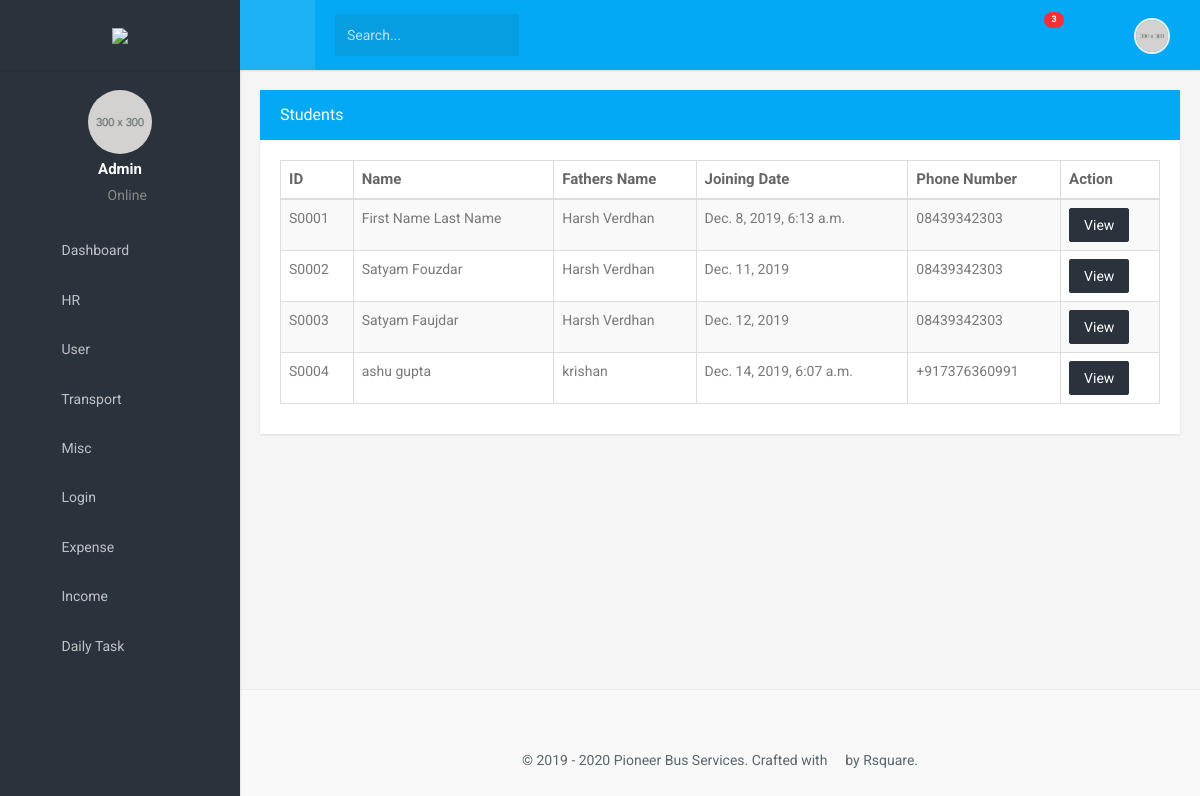
/viewstudent/ (signed in), run on the app's committed database.
### website/models.py (models this page shows, shortened)
class Student(models.Model):
    user = models.OneToOneField(PBSUser, on_delete=models.CASCADE, null=True, blank=True)
    first_name = models.CharField(max_length=55)
    last_name = models.CharField(max_length=55)
    id = models.AutoField(primary_key=True)
    school_name = models.ForeignKey(School, on_delete=models.CASCADE, default=1)
    class_name = models.CharField(max_length=100)
    section_name = models.CharField(max_length=100)
    date_of_birth = models.DateField()
    fathers_name = models.CharField(max_length=100)
    phone_regex = RegexValidator(regex=r'^\+?1?\d{9,15}$',
                                 message="Phone number must be entered in the format: '+999999999'. Up to 15 digits allowed.")
    phone_number = models.CharField(validators=[phone_regex], max_length=17, )  # validators should be a list
    alternate_phone_number = models.CharField(validators=[phone_regex], max_length=17, blank=True)
    address = models.CharField(max_length=120)
    image = models.ImageField(upload_to='documents', blank=True)
    route_no = models.ForeignKey(Route, on_delete=models.CASCADE, )
    blood_group = models.CharField(max_length=3, null=True)
    added = models.DateField(auto_now_add=True)
    fee_per_month = models.IntegerField(validators=[
            MinValueValidator(0)
        ])
    security_deposit = models.IntegerField(blank=True, validators=[
            MinValueValidator(0)
        ])
    def get_student_id(self):
        return str(self.id).zfill(4)

class PBSUser(AbstractUser):
   role = models.CharField(choices=roles, max_length=120)
   picture = models.ImageField(upload_to='profiles', blank=True, null=True,)

### website/views.py (the view)
# urls.py: path('viewstudent/', views.view_student, name='viewstudent'),
@login_required
def view_student(request):
    try:
        students = Student.objects.all()
    except Student.DoesNotExist:
        raise Http404("No Student Model exists")
    return render(request, 'view_student.html', {'students': students})

### templates/view_student.html
{% extends 'dashboardlayout.html' %}
{% load static %}
{% load bootstrap3 %}
{% block content %}
    <div class="row">
                            <div class="col-md-12">
                                <div class="panel panel-primary">
                                    <div class="panel-heading">
                                        <div class="row">
                                            <div class="col-md-10">
                                                <h3 class="panel-title">Students</h3>
                                            </div>
                                            <div class="col-md-2">
                                                <a class="headerlinks" href="{% url 'addstudent' %}" style="color:white;"><span class="mdi mdi-plus-circle-outline " style="font-size: 30px;float: right"></span></a>
                                            </div>
                                        </div>
                                    </div>
                                    <div class="panel-body">
                                        <table id="datatable-responsive" class="table table-striped table-bordered dt-responsive nowrap" cellspacing="0" width="100%">
                                            <thead>
                                                <tr>
                                                    <th>ID</th>
                                                    <th>Name</th>
                                                    <th>Fathers Name</th>
                                                    <th>Joining Date</th>
                                                    <th>Phone Number</th>
                                                    <th>Action</th>
                                                </tr>
                                            </thead>
                                            <tbody>
                                            {% for foo in students %}
                                                 <tr>
                                                    <td>S{{ foo.get_student_id }}</td>
                                                    <td>{{foo.first_name }} {{ foo.last_name }}</td>
                                                    <td> {{foo.fathers_name}}</td>
                                                    <td>{% if foo.user.date_joined %}{{foo.user.date_joined}}{% else %}{{ foo.added }}{% endif %}</td>
                                                    <td>{{foo.phone_number}}</td>
                                                 <td>
                                                     <a href="{% url 'single-student' foo.id %}">
                                                     <button class="btn btn-dark small" type="button">View</button>
                                                          </a>
                                                 </td>
                                                </tr>
                                            {% endfor %}
                                            </tbody>
                                        </table>
                                    </div>
                                </div>
                            </div>
                        </div>
                {% endblock %}

### templates/dashboardlayout.html (shortened to what this page needs)
{% load static  %}
<!DOCTYPE html>
<html>
    <head>
<link href="{% static 'assets/plugins/bootstrap-sweetalert/sweet-alert.css' %}" rel="stylesheet" type="text/css">
        <link href="{% static 'assets/plugins/datatables/jquery.dataTables.min.css' %}" rel="stylesheet" type="text/css" />
        <link href="{% static 'assets/plugins/datatables/responsive.bootstrap.min.css' %}" rel="stylesheet" type="text/css" />
        <link href="{% static 'assets/plugins/datatables/dataTables.bootstrap.min.css' %}" rel="stylesheet" type="text/css"/>
          <link rel="stylesheet" href="{% static 'assets/plugins/morris/morris.css' %}">
<link href="//cdn.bootcss.com/bootstrap-datetimepicker/4.17.44/css/bootstrap-datetimepicker.min.css" rel="stylesheet">
        <link href="{% static 'assets/css/bootstrap.min.css' %}" rel="stylesheet" type="text/css">
        <link href="{% static 'assets/css/icons.css' %}" rel="stylesheet" type="text/css">
        <link href="{% static 'assets/css/style.css' %}" rel="stylesheet" type="text/css">
        <link rel="stylesheet" href="https://cdnjs.cloudflare.com/ajax/libs/Chart.js/2.9.3/Chart.min.css">
          <link href="{% static 'assets/plugins/timepicker/bootstrap-timepicker.min.css' %}" rel="stylesheet">
        <link href="{% static 'assets/plugins/bootstrap-colorpicker/css/bootstrap-colorpicker.min.css' %}" rel="stylesheet">
        <link href="{% static 'assets/plugins/bootstrap-datepicker/css/bootstrap-datepicker.min.css' %}" rel="stylesheet">
        <link href="{% static 'assets/plugins/bootstrap-touchspin/css/jquery.bootstrap-touchspin.min.css' %}" rel="stylesheet" />
    </head>
    <body class="fixed-left">
        <div id="wrapper">
            <div class="topbar">
                <div class="topbar-left">
                    <div class="text-center">
                        <a href="{% url 'dashboard' %}" class="logo"><img src="{% static 'assets/images/logo_blk.png' %}" height="80" style="padding:8px; margin:2px;"></a>
                    </div>
                </div>
                <div class="navbar navbar-default" role="navigation">
                    <div class="container">
                        <div class="">
                            <div class="pull-left">
                                <button type="button" class="button-menu-mobile open-left waves-effect waves-light">
                                    <i class="ion-navicon"></i>
                                </button>
                            </div>
                            <form class="navbar-form pull-left" role="search">
                                <div class="form-group">
                                    <input type="text" class="form-control search-bar" placeholder="Search...">
                                </div>
                            </form>
                            <ul class="nav navbar-nav navbar-right pull-right">
                                <li class="dropdown hidden-xs">
                                    <a href="#" data-target="#" class="dropdown-toggle waves-effect waves-light" data-toggle="dropdown" aria-expanded="true">
                                        <i class="fa fa-bell"></i> <span class="badge badge-xs badge-danger">3</span>
                                    </a>
                                </li>
                                <li class="hidden-xs">
                                    <a href="#" id="btn-fullscreen" class="waves-effect waves-light"><i class="fa fa-crosshairs"></i></a>
                                </li>
                                <li class="dropdown">
                                    <a href="" class="dropdown-toggle profile waves-effect waves-light" data-toggle="dropdown" aria-expanded="true"><img src="{% if request.user.picture %}{{ request.user.picture.url }}{% else %}{% static 'assets/images/users/avatar-1.jpg' %}{% endif %}" alt="user-img" class="img-circle"> </a>
                                </li>
                            </ul>
                        </div>
                    </div>
                </div>
            </div>
            <div class="left side-menu">
                <div class="sidebar-inner slimscrollleft">
                    <div class="user-details">
                        <div class="text-center">
                            <img src="{% if request.user.picture %}{{ request.user.picture.url }}{% else %}{% static 'assets/images/users/avatar-1.jpg' %}{% endif %}" alt="" class="img-circle">
                        </div>
                        <div class="user-info">
                            <div class="dropdown">
                                <a href="#" class="dropdown-toggle" data-toggle="dropdown" aria-expanded="false">{% if request.user.is_superuser %}Admin{% else %}{{ request.user.get_full_name }}{% endif %}</a>
                            </div>
                            <p class="text-muted m-0"><i class="fa fa-dot-circle-o text-success"></i> Online</p>
                        </div>
                    </div>
                    <div id="sidebar-menu">
                        <ul>
                            <li>
                                <a href="{% url 'dashboard' %}" class="waves-effect"><i class="ti-home"></i><span> Dashboard </span></a>
                            </li>
                            <li class="has_sub">
                                <a href="javascript:void(0);" class="waves-effect"><i class="ti-agenda"></i> <span> HR </span> <span class="pull-right"><i class="mdi mdi-plus"></i></span></a>
                            </li>
                            <li class="has_sub">
                                <a href="javascript:void(0);" class="waves-effect"><i class="ti-wand"></i> <span> User </span> <span class="pull-right"><i class="mdi mdi-plus"></i></span></a>
                            </li>
                            <li class="has_sub">
                                <a href="javascript:void(0);" class="waves-effect"><i class="ti-write"></i><span> Transport </span><span class="pull-right"><i class="mdi mdi-plus"></i></span></a>
                            </li>
                            <li class="has_sub">
                                <a href="javascript:void(0);" class="waves-effect"><i class="ti-menu-alt"></i><span> Misc</span><span class="pull-right"><i class="mdi mdi-plus"></i></span></a>
                            </li>
                            <li class="has_sub">
                                <a href="javascript:void(0);" class="waves-effect"><i class="ti-pie-chart"></i><span> Login </span><span class="pull-right"><i class="mdi mdi-plus"></i></span></a>
                            </li>
                            <li class="has_sub">
                                <a href="javascript:void(0);" class="waves-effect"><i class="ti-map-alt"></i><span> Expense </span><span class="pull-right"><i class="mdi mdi-plus"></i></span></a>
                            </li>
                            <li class="has_sub">
                                <a href="javascript:void(0);" class="waves-effect"><i class="ti-files"></i><span> Income </span><span class="pull-right"><i class="mdi mdi-plus"></i></span></a>
                            </li>
                             <li class="has_sub">
                                <a href="javascript:void(0);" class="waves-effect"><i class="ti-files"></i><span> Daily Task </span><span class="pull-right"><i class="mdi mdi-plus"></i></span></a>
                            </li>
                        </ul>
                    </div>
                </div>
            </div>
            <div class="content-page">
                <div class="content">
                    <div class="container">
                        {% block content %}
                        {% endblock %}
                <footer class="footer">
                    <div class="m-t-40 text-center">
                <p >© 2019 - 2020 Pioneer Bus Services. Crafted with <i class="mdi mdi-heart text-danger"></i> by Rsquare.</p>
            </div>
                </footer>
            </div>
        </div>
    </body>
</html>

### data on the page
Student: get_student_id "0001", first_name "First Name", last_name "Last Name", fathers_name "Harsh Verdhan", user.date_joined "Dec. 8, 2019, 6:13 a.m.", phone_number "08439342303"
Student: get_student_id "0002", first_name "Satyam", last_name "Fouzdar", fathers_name "Harsh Verdhan", added "Dec. 11, 2019", phone_number "08439342303"
Student: get_student_id "0003", first_name "Satyam", last_name "Faujdar", fathers_name "Harsh Verdhan", added "Dec. 12, 2019", phone_number "08439342303"
Student: get_student_id "0004", first_name "ashu", last_name "gupta", fathers_name "krishan", user.date_joined "Dec. 14, 2019, 6:07 a.m.", phone_number "+917376360991"
